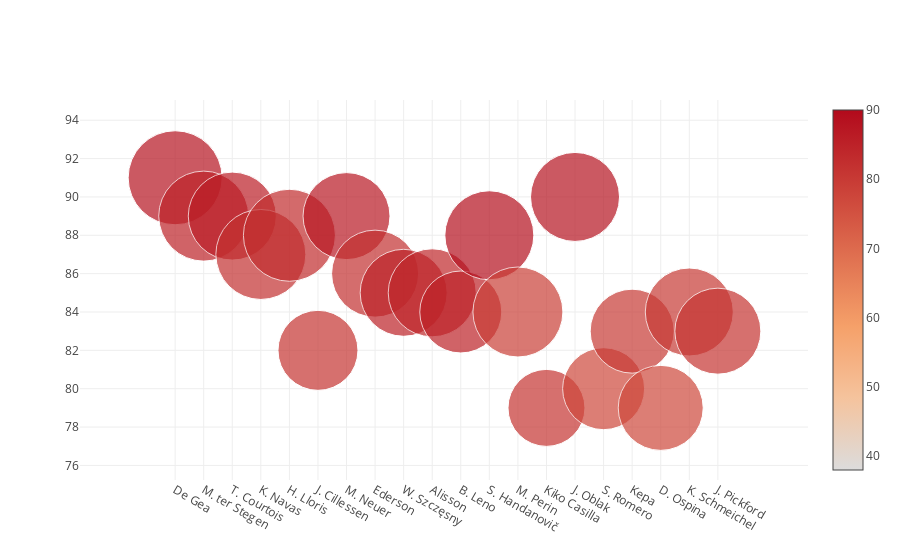

This figure's notebook cell:
### Code cell
top20_best_GKs=highestPaidGk.head(20)
data=[
    {
        "y": top20_best_GKs.Overall,
        "x": top20_best_GKs.Name,
        
        "mode":"markers",
        "marker":{"color":highestPaidGk.GKPositioning,"size" :highestPaidGk.GKReflexes,'showscale': True},
        "text":top20_best_GKs.Club   
    }]

iplot(data)

### Figure 1 — Plotly figure (JSON) as saved in the notebook; plotly's stock layout.template omitted (floating-point values rounded to 4 significant figures; data arrays with more than 128 entries replaced by an {"elided": "..."} marker saying what was removed)
{"data": [{"marker": {"color": {"elided": "2025 float values"}, "showscale": true, "size": {"elided": "2025 float values"}}, "mode": "markers", "text": ["Manchester United", "FC Barcelona", "Real Madrid", "Real Madrid", "Tottenham Hotspur", "FC Barcelona", "FC Bayern München", "Manchester City", "Juventus", "Liverpool", "Arsenal", "Inter", "Juventus", "Real Madrid", "Atlético Madrid", "Manchester United", "Chelsea", "Napoli", "Leicester City", "Everton"], "type": "scatter", "uid": "f1468bf5-50bc-41f7-b2de-d028578c4ef3", "x": ["De Gea", "M. ter Stegen", "T. Courtois", "K. Navas", "H. Lloris", "J. Cillessen", "M. Neuer", "Ederson", "W. Szczęsny", "Alisson", "B. Leno", "S. Handanovič", "M. Perin", "Kiko Casilla", "J. Oblak", "S. Romero", "Kepa", "D. Ospina", "K. Schmeichel", "J. Pickford"], "y": [91, 89, 89, 87, 88, 82, 89, 86, 85, 85, 84, 88, 84, 79, 90, 80, 83, 79, 84, 83]}], "layout": {}}
